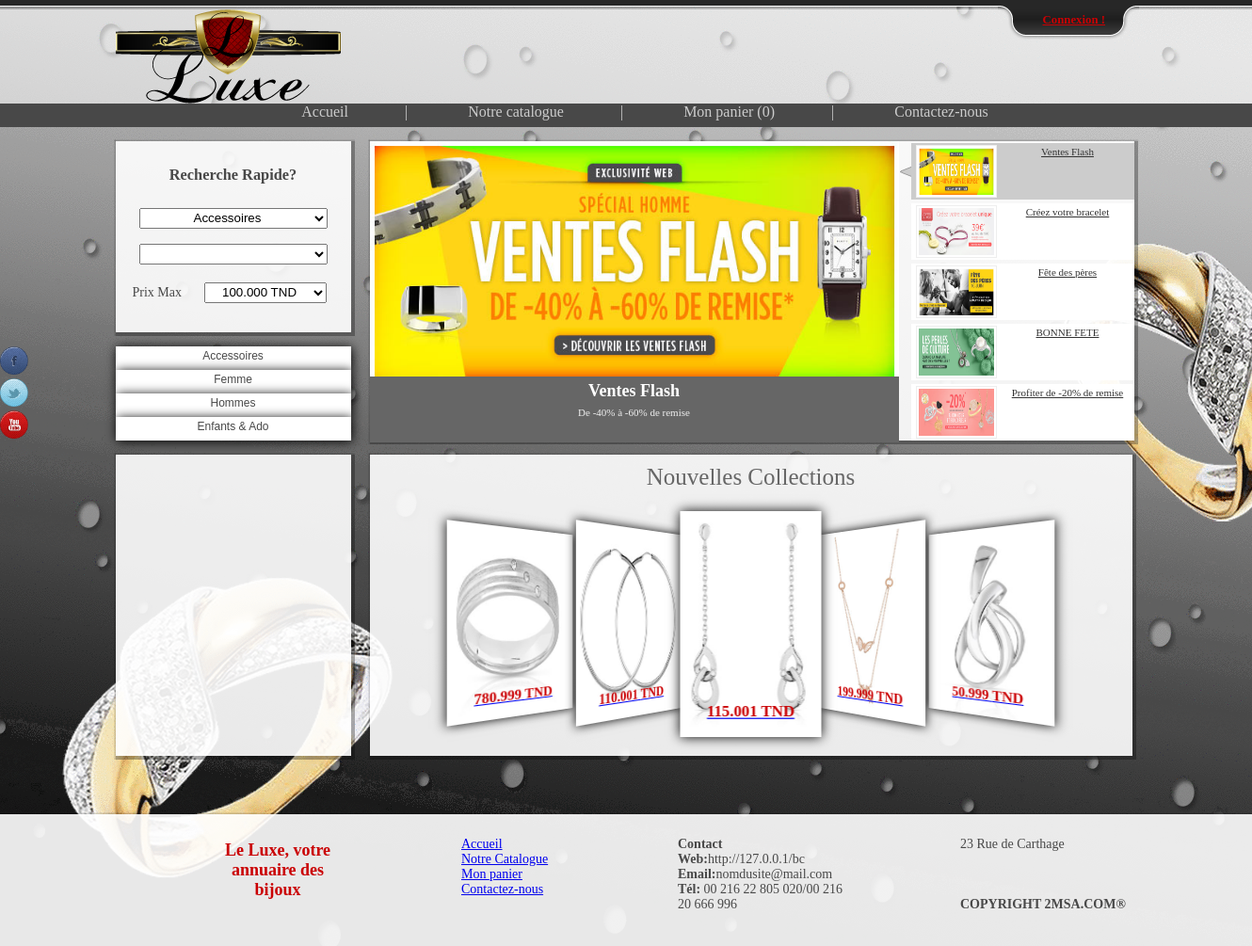
The page / on the database its author committed.
### tables this page shows
CREATE TABLE IF NOT EXISTS `famill_article` (
  `code_famill_art` varchar(50) NOT NULL,
  `nom_famill_art` varchar(100) NOT NULL,
  PRIMARY KEY (`code_famill_art`)
);

CREATE TABLE IF NOT EXISTS `jquery` (
  `id_jqy` int(11) NOT NULL,
  `titre_jqy` varchar(300) NOT NULL,
  `text_jqy` varchar(300) NOT NULL,
  PRIMARY KEY (`id_jqy`)
);

CREATE TABLE IF NOT EXISTS `article` (
  `code_art` varchar(10) NOT NULL,
  `design_courte_art` varchar(300) NOT NULL,
  `design_long_art` varchar(500) NOT NULL,
  `prix_art` varchar(20) NOT NULL,
  `code_sous_famill_art` varchar(10) NOT NULL,
  `code_famill_art` varchar(10) NOT NULL,
  `fav_art` tinyint(2) NOT NULL,
  PRIMARY KEY (`code_art`),
  KEY `code_sous_famill_art` (`code_sous_famill_art`),
  KEY `code_famill_art` (`code_famill_art`)
);

CREATE TABLE IF NOT EXISTS `info` (
  `id` int(11) NOT NULL,
  `nom_du_site` varchar(30) NOT NULL,
  `page_facebook` varchar(250) NOT NULL,
  `page_tweeter` varchar(100) NOT NULL,
  `page_youtube` varchar(100) NOT NULL,
  `description` varchar(1000) NOT NULL,
  `adresse` varchar(100) NOT NULL,
  `tel` varchar(100) NOT NULL,
  `text_recherche` varchar(300) NOT NULL,
  `m_recherche` tinyint(1) NOT NULL,
  `m_newsletter` tinyint(1) NOT NULL,
  `m_facebook` tinyint(1) NOT NULL,
  `m_tweeter` tinyint(1) NOT NULL,
  `m_youtube` tinyint(1) NOT NULL,
  `x_gmaps` double NOT NULL,
  `y_gmaps` double NOT NULL
);

### include/function.php (called while the page is built, shortened)
<?php
include('config.php');
$connection = mysql_connect($serveur, $utilisateur, $mot_de_passe) or die(mysql_error());
$query_info = " SELECT * FROM info WHERE id='1' ";
$result_info = mysql_query($query_info, $connection);
$affected_rows_info = mysql_num_rows($result_info);
if($affected_rows_info == 1)
{
	$affected_rows_info2 = mysql_fetch_object($result_info);
	$nom_du_site 				=	$affected_rows_info2->nom_du_site;
	$adresse					=	$affected_rows_info2->adresse;
	$tel						=	$affected_rows_info2->tel;
	$text_recherche				=	$affected_rows_info2->text_recherche;
}
$query_slider_1 			= "SELECT * FROM jquery WHERE id_jqy='1' ";
$reslut_slider_1 			= mysql_query($query_slider_1, $connection);
$affected_rows_slider_1		= mysql_num_rows($reslut_slider_1);
if($affected_rows_slider_1 == 1 )
{
	$affected_rows_slider_1_2	= mysql_fetch_object($reslut_slider_1);
	$titre_jqy_1				=$affected_rows_slider_1_2->titre_jqy;
	$text_jqy_1					= $affected_rows_slider_1_2->text_jqy;
}
$query_slider_2 			= "SELECT * FROM jquery WHERE id_jqy='2' ";
$reslut_slider_2 			= mysql_query($query_slider_2, $connection);
$affected_rows_slider_2		= mysql_num_rows($reslut_slider_2);
if($affected_rows_slider_2 == 1 )
{
	$affected_rows_slider_2_2	= mysql_fetch_object($reslut_slider_2);
	$titre_jqy_2				=$affected_rows_slider_2_2->titre_jqy;
}
$query_slider_3 			= "SELECT * FROM jquery WHERE id_jqy='3' ";
$reslut_slider_3 			= mysql_query($query_slider_3, $connection);
$affected_rows_slider_3		= mysql_num_rows($reslut_slider_3);
if($affected_rows_slider_3 == 1 )
{
	$affected_rows_slider_3_2	= mysql_fetch_object($reslut_slider_3);
	$titre_jqy_3				=$affected_rows_slider_3_2->titre_jqy;
}
$query_slider_4 			= "SELECT * FROM jquery WHERE id_jqy='4' ";
$reslut_slider_4 			= mysql_query($query_slider_4, $connection);
$affected_rows_slider_4		= mysql_num_rows($reslut_slider_4);
if($affected_rows_slider_4 == 1 )
{
	$affected_rows_slider_4_2	= mysql_fetch_object($reslut_slider_4);
	$titre_jqy_4				=$affected_rows_slider_4_2->titre_jqy;
}
$query_slider_5 			= "SELECT * FROM jquery WHERE id_jqy='5' ";
$reslut_slider_5 			= mysql_query($query_slider_5, $connection);
$affected_rows_slider_5		= mysql_num_rows($reslut_slider_5);
if($affected_rows_slider_5 == 1 )
{
	$affected_rows_slider_5_2	= mysql_fetch_object($reslut_slider_5);
	$titre_jqy_5				=$affected_rows_slider_5_2->titre_jqy;
}
?>

### include/config.php (called while the page is built, shortened)
<?php
$adress_du_site="http://127.0.0.1/bc";
?>

### function/menue.php (the view, shortened to what this page needs)
<div id="menu">
	<?php
		$connection = mysql_connect($serveur, $utilisateur, $mot_de_passe) or die(mysql_error());
		$query_affich_famill = mysql_query("select * from famill_article",$connection);
		while ($r = mysql_fetch_object($query_affich_famill)){
			$s1 = $r->nom_famill_art;
			echo "<div class=\"menu\"><a href=\"#\">$s1</a><div class=\"sousmenu\" style=\"display:none\">";
			echo "</div></div>";
		}
    ?>
</div>

### function/slider.php (shortened to what this page needs)
<div id="featured" >
    <ul class="ui-tabs-nav">
        <li class="ui-tabs-nav-item ui-tabs-selected" id="nav-fragment-1"><a href="#fragment-1"><img src="style/img/slider/1.png" alt="" width="80" height="50"/><span><?php echo $titre_jqy_1 ; ?></span></a></li>
        <li class="ui-tabs-nav-item" id="nav-fragment-2"><a href="#fragment-2"><img src="style/img/slider/2.png" alt="" width="80" height="50"/><span><?php echo $titre_jqy_2 ; ?></span></a></li>
        <li class="ui-tabs-nav-item" id="nav-fragment-3"><a href="#fragment-3"><img src="style/img/slider/3.png" alt="" width="80" height="50"/><span><?php echo $titre_jqy_3 ; ?></span></a></li>
        <li class="ui-tabs-nav-item" id="nav-fragment-4"><a href="#fragment-4"><img src="style/img/slider/4.png" alt="" width="80" height="50"/><span><?php echo $titre_jqy_4 ; ?></span></a></li>
        <li class="ui-tabs-nav-item" id="nav-fragment-5"><a href="#fragment-5"><img src="style/img/slider/5.png" alt="" width="80" height="50"/><span><?php echo $titre_jqy_5 ; ?></span></a></li>
    </ul>
    <div id="fragment-1" class="ui-tabs-panel" style="">
        <img src="style/img/slider/1.png" width="562" height="250"/>
        <div class="info" >
            <h2><?php echo $titre_jqy_1 ; ?></h2>
            <p><?php echo $text_jqy_1 ; ?></p>
        </div>
    </div>
</div>

### function/nouveau_produit.php (shortened to what this page needs)
<div id="product" class="g_box">
	<div id="title">Nouvelles Collections</div>
    <ul>
<?php
$q = mysql_query( " SELECT * FROM article WHERE fav_art='1' ;",$connection);
while ($p = mysql_fetch_object($q))
{
	$p1 = $p->code_art;
    $p2 = $p->design_courte_art;
    $p3	= $p->prix_art;
    $p5 = $p->design_long_art;
	echo'<li><div id="product_inside"><a href="info_article.php?code_art='.$p1.'&design_courte_art='.$p2.'&prix_art='.$p3.'&design_long_art='.$p5.'"><img src="img_article/'.$p1.'.png"/><h2>'.$p3.' TND</h2></a></div></li>';
}
?>
    </ul>
</div>

### function/footer.php
<div id="footer" class="g_box">
	<div id="footer1">
		<p class="footer_titre">Le <?php echo $nom_du_site ; ?>, votre annuaire des bijoux</p>
	</div>
	<div id="footer2">
		<ul>
			<li class="footer_sous_titre"><a href="index.php">Accueil</a></li>
			<li class="footer_sous_titre"><a href="catalogue.php">Notre Catalogue</a></li>
			<li class="footer_sous_titre"><a href="panier.php">Mon panier</a></li>
			<li class="footer_sous_titre"><a href="contact.php">Contactez-nous</a></li>
		</ul>
	</div>
	<div id="footer3">
		<ul>
			<li class="footer_sous_titre"><b>Contact</b></li>
			<li class="footer_sous_titre"><b>Web:</b><?php echo $adress_du_site ; ?></li>
			<li class="footer_sous_titre"><b>Email:</b><?php echo $text_recherche ; ?></li>
			<li class="footer_sous_titre"><b>Tél:</b> <?php echo $tel ; ?></li>
		</ul>
	</div>
	<div id="footer4">
		<ul>
			<li class="footer_sous_titre"><?php echo $adresse ; ?></li>
            <li>&nbsp;</li>
            <li>&nbsp;</li>
            <li>&nbsp;</li>
            <li class="footer_sous_titre" style="width:300px;"><b>COPYRIGHT 2MSA.COM®</b></li>
        </ul>
	</div>
</div>

### style/style.css (style rules this page uses)
html, body { border: 0; margin: 0; padding: 0; }
body { background-image:url(img/bg.png); background-repeat:no-repeat; }
img { border:none; }
.menu { position:relative; }
#menu { margin-top:15px;color:#484848;display:inline; }
#menu div { width:250px;text-align:center;z-index:100;box-shadow: 1px 1px 12px #000; }
#menu div a:link, #menu div a:visited, #menu div a:hover { color:#484848;font-family:arial,sans-serif;font-size:12px;text-decoration:none;padding-top:3px; height:22px;display:block; }
#menu div a:link, #menu div a:visited { background:#fff; }
.g_box { -webkit-box-shadow:0.5px 0.5px 1px 3px rgba(0, 0, 0, .3);box-shadow:0.5px 0.5px 1px 3px rgba(0, 0, 0, .3);background-color: rgba(255, 255, 255, 0.9);font-size:14px;color:#484848;padding:10px; }
#footer { height:120px; }
#footer1 { float:left;width:150px;margin-left:210px; }
#footer2 { float:left;width:150px;margin-left:80px; }
#footer3 { float:left;width:220px;margin-left:80px; }
#footer4 { float:left;width:150px;margin-left:80px; }
.footer_titre { color:#ca0003;font-size:18px;font-weight:bold; float:left; }
.footer_sous_titre { text-align:left; }
#footer ul { list-style-type:none;float:left; }
#featured { width:400px;padding-right:250px;position:relative;height:318px;-webkit-box-shadow:0.5px 0.5px 1px 3px rgba(0, 0, 0, .3);box-shadow:0.5px 0.5px 1px 3px rgba(0, 0, 0, .3);background-color: rgba(255, 255, 255, 0.9); }
#featured ul.ui-tabs-nav { position:absolute;top:0; left:400px;list-style:none;padding:0; margin:0;width:250px; }
#featured ul.ui-tabs-nav li { padding:2px 0; padding-left:13px;font-size:12px;color:#666; }
#featured ul.ui-tabs-nav li img { float:left; margin:2px 5px;background:#fff;padding:2px;border:1px solid #eee; }
#featured ul.ui-tabs-nav li span { font-size:11px; font-family:Verdana;line-height:18px; }
#featured li.ui-tabs-nav-item a { display:block;height:60px;color:#333;background:#fff;line-height:20px; }
#featured li.ui-tabs-selected { background:url('style/img/slider/selected-item.gif') top left no-repeat; }
#featured ul.ui-tabs-nav li.ui-tabs-selected a { background:#ccc; }
#featured .ui-tabs-panel { width:400px; height:250px;background:#999; position:relative; }
#featured .ui-tabs-panel .info { position:absolute;top:250px; left:0;height:70px; background:#666; }
#featured .info h2 { font-size:18px; font-family:Georgia, serif;color:#fff; padding:5px; margin:0;overflow:hidden; }
#featured .info p { margin:0 5px;font-family:Verdana; font-size:11px;line-height:15px; color:#f0f0f0; }

### function/slider.php (style rules this page uses)
#featured { width:562px;padding-right:250px;position:relative;height:318px;-webkit-box-shadow:0.5px 0.5px 1px 3px rgba(0, 0, 0, .3);box-shadow:0.5px 0.5px 1px 3px rgba(0, 0, 0, .3);background-color: rgba(255, 255, 255, 0.9); }
#featured ul.ui-tabs-nav { position:absolute;top:0; left:562px;list-style:none;padding:0; margin:0;width:250px; }
#featured ul.ui-tabs-nav li { padding:2px 0; padding-left:13px;font-size:12px;color:#666; }
#featured ul.ui-tabs-nav li img { float:left; margin:2px 5px;background:#fff;padding:2px;border:1px solid #eee; }
#featured ul.ui-tabs-nav li span { font-size:11px; font-family:Verdana;line-height:18px; }
#featured li.ui-tabs-nav-item a { display:block;height:60px;color:#333;background:#fff;line-height:20px; }
#featured li.ui-tabs-selected { background:url('style/img/slider/selected-item.gif') top left no-repeat; }
#featured ul.ui-tabs-nav li.ui-tabs-selected a { background:#ccc; }
#featured .ui-tabs-panel { width:562px; height:250px;background:#999; position:relative; }
#featured .ui-tabs-panel .info { position:absolute;top:250px; left:0;height:70px; background:#666; }
#featured .info h2 { font-size:18px; font-family:Georgia, serif;color:#fff; padding:5px; margin:0;overflow:hidden; }
#featured .info p { margin:0 5px;font-family:Verdana; font-size:11px;line-height:15px; color:#f0f0f0; }
#featured .info { width:562px; }

### rows shown on the page
famill_article: nom_famill_art "Accessoires"
famill_article: nom_famill_art "Femme"
famill_article: nom_famill_art "Hommes"
famill_article: nom_famill_art "Enfants & Ado"
jquery: titre_jqy "Ventes Flash", text_jqy "De -40% à -60% de remise"
jquery: titre_jqy "Créez votre bracelet"
jquery: titre_jqy "Fête des pères"
jquery: titre_jqy "BONNE FETE"
jquery: titre_jqy "Profiter de -20% de remise"
article: code_art (picture), prix_art "780.999"
article: code_art (picture), prix_art "110.001"
article: code_art (picture), prix_art "115.001"
article: code_art (picture), prix_art "199.999"
article: code_art (picture), prix_art "50.999"
info: nom_du_site "Luxe", text_recherche "nomdusite@mail.com", tel "00 216 22 805 020/00 216 20 666 996", adresse "23 Rue de Carthage"

### other values the page prints
nombre_article_dans_panier() "0"
$adress_du_site "http://127.0.0.1/bc"
